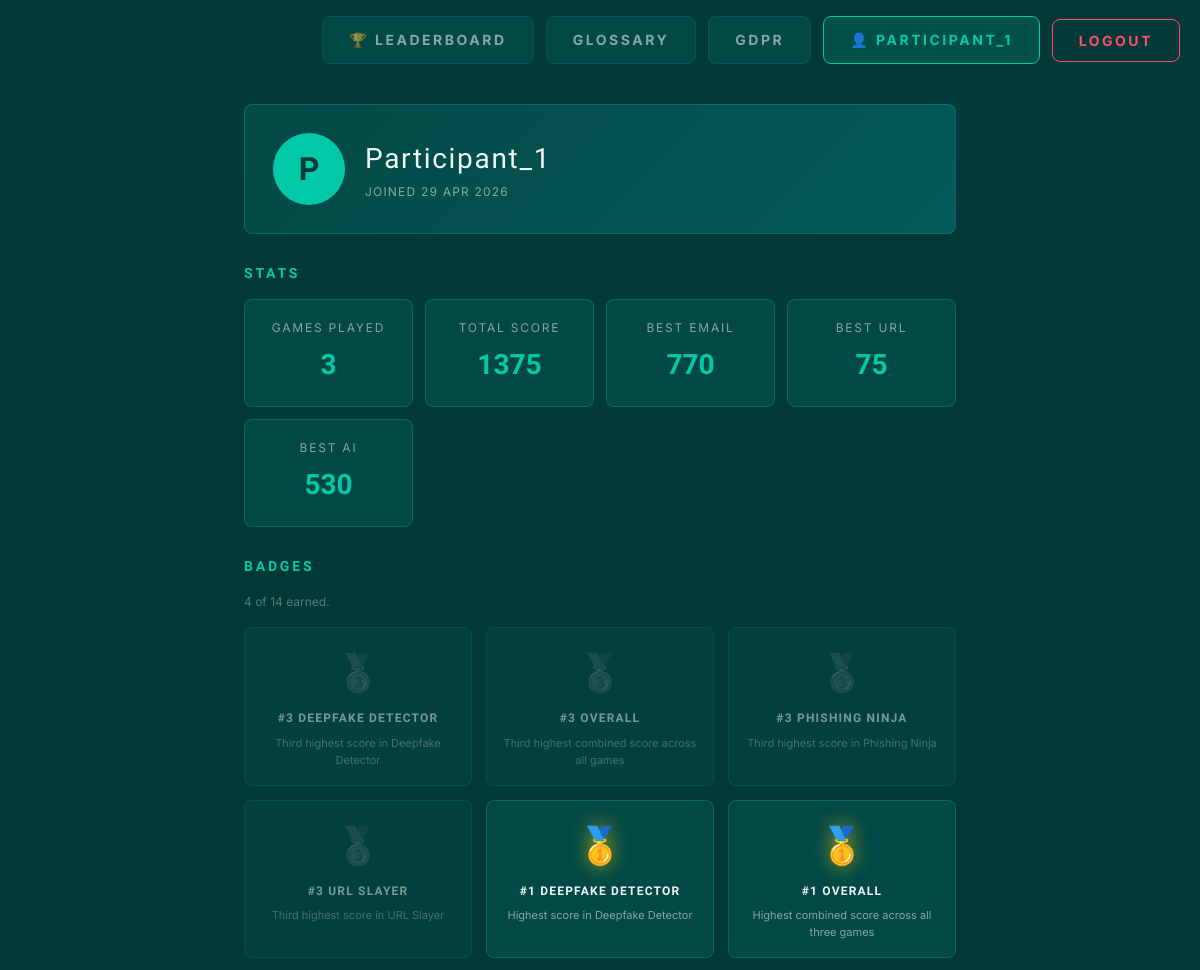
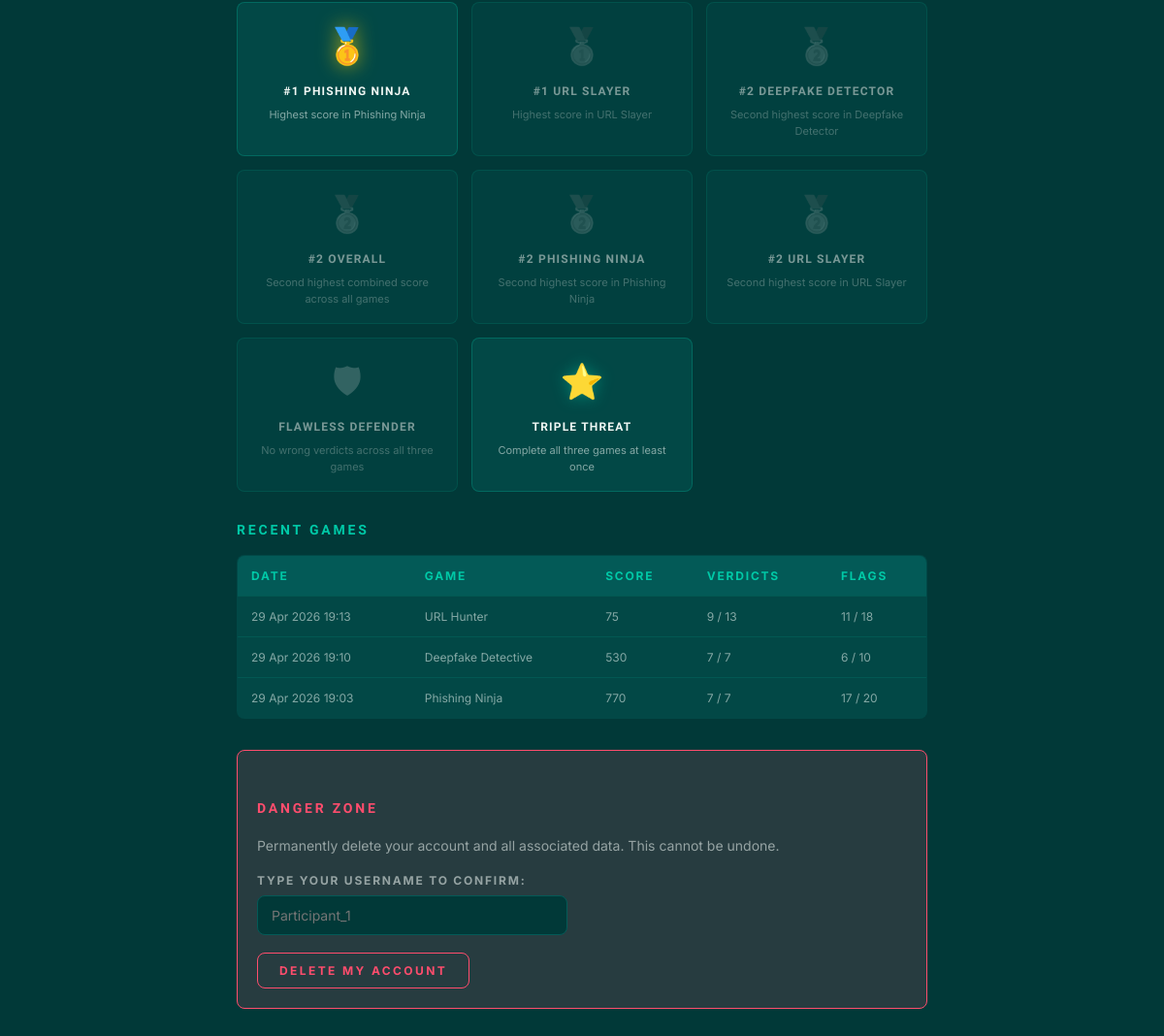
Screenshot of /profile/ (signed in) with the database file from the repository (2 pictures, top to bottom).
### game/models.py (models this page shows, shortened)
class Badge(models.Model):
    code = models.SlugField(unique=True)
    name = models.CharField(max_length=64)
    description = models.CharField(max_length=200)
    icon = models.CharField(max_length=8, default='🏅')
    tier = models.CharField(
        max_length=8,
        choices=[('bronze', 'Bronze'), ('silver', 'Silver'), ('gold', 'Gold'), ('special', 'Special')],
        default='bronze',
    )

class GameSession(models.Model):
    user  = models.ForeignKey(User, on_delete=models.CASCADE, related_name='game_sessions',
                              null=True, blank=True)
    guest = models.ForeignKey(GuestPlayer, on_delete=models.CASCADE, related_name='game_sessions',
                              null=True, blank=True)
    game = models.CharField(max_length=10, choices=GAME_CHOICES)
    score = models.IntegerField(default=0)
    correct_verdicts = models.IntegerField(default=0)
    total_scenarios  = models.IntegerField(default=0)
    flags_found      = models.IntegerField(default=0)
    flags_total      = models.IntegerField(default=0)
    completed_at = models.DateTimeField(auto_now_add=True)
    class Meta:
        ordering = ['-completed_at']
        indexes = [
            models.Index(fields=['game', '-score']),
            models.Index(fields=['-completed_at']),
        ]

### game/views.py (the view)
# urls.py: path('profile/',         views.profile_view,        name='profile'),
@login_required
def profile_view(request):
    user = request.user
    sessions = user.game_sessions.all().order_by('-completed_at')
    total_sessions = sessions.count()
    total_score    = sessions.aggregate(s=Sum('score'))['s'] or 0
    best_email     = sessions.filter(game='email').aggregate(m=Max('score'))['m'] or 0
    best_url       = sessions.filter(game='url').aggregate(m=Max('score'))['m'] or 0
    best_ai        = sessions.filter(game='ai').aggregate(m=Max('score'))['m'] or 0
    earned_badges = (
        UserBadge.objects.filter(user=user)
        .select_related('badge')
        .order_by('-earned_at')
    )
    earned_badge_ids = list(earned_badges.values_list('badge_id', flat=True))
    return render(request, 'game/profile.html', {
        'profile_user':   user,
        'sessions':       sessions[:20],
        'total_sessions': total_sessions,
        'total_score':    total_score,
        'best_email':     best_email,
        'best_url':       best_url,
        'best_ai':        best_ai,
        'earned_badges':  earned_badges,
        'all_badges':     Badge.objects.all().order_by('tier', 'name'),
        'earned_badge_ids': earned_badge_ids,
    })

### game/templates/game/profile.html (shortened to what this page needs)
{% load static %}
<!DOCTYPE html>
<html lang="en">
<head>
    <link rel="stylesheet" href="{% static 'css/style.css' %}">
</head>
<body>
    {% include 'game/navbar.html' %}
    <div class="container profile-container">
        <div class="profile-hero">
            <div class="profile-avatar">{{ profile_user.username|slice:":1"|upper }}</div>
            <div>
                <div class="profile-name">{{ profile_user.username }}</div>
                <div class="profile-meta">
                    Joined {{ profile_user.date_joined|date:"d M Y" }}
                </div>
            </div>
        </div>
        <h2>Stats</h2>
        <div class="stats-grid">
            <div class="stat-card"><div class="stat-label">Games Played</div><div class="stat-value">{{ total_sessions }}</div></div>
            <div class="stat-card"><div class="stat-label">Total Score</div> <div class="stat-value">{{ total_score }}</div></div>
            <div class="stat-card"><div class="stat-label">Best Email</div>  <div class="stat-value">{{ best_email }}</div></div>
            <div class="stat-card"><div class="stat-label">Best URL</div>    <div class="stat-value">{{ best_url }}</div></div>
            <div class="stat-card"><div class="stat-label">Best AI</div>     <div class="stat-value">{{ best_ai }}</div></div>
        </div>
        <h2>Badges</h2>
        <p style="font-size:var(--font-xs); color:var(--text-muted); margin-bottom:14px;">
            {{ earned_badges|length }} of {{ all_badges|length }} earned.
        </p>
        <div class="badges-showcase">
    {% for badge in all_badges %}
        <div class="badge-tile tier-{{ badge.tier }}{% if badge.id not in earned_badge_ids %} locked{% endif %}">
            <span class="badge-icon">{{ badge.icon }}</span>
            <div class="badge-name">{{ badge.name }}</div>
            <div class="badge-desc">{{ badge.description }}</div>
        </div>
    {% endfor %}
</div>
        <h2>Recent Games</h2>
        {% if sessions %}
        <table class="history-table">
            <thead>
                <tr><th>Date</th><th>Game</th><th>Score</th><th>Verdicts</th><th>Flags</th></tr>
            </thead>
            <tbody>
                {% for s in sessions %}
                <tr>
                    <td>{{ s.completed_at|date:"d M Y H:i" }}</td>
                    <td>{{ s.get_game_display }}</td>
                    <td>{{ s.score }}</td>
                    <td>{{ s.correct_verdicts }} / {{ s.total_scenarios }}</td>
                    <td>{{ s.flags_found }} / {{ s.flags_total }}</td>
                </tr>
                {% endfor %}
            </tbody>
        </table>
        {% else %}
        <p style="color:var(--text-dim);">No games played yet — <a href="{% url 'play_game' %}">start your first one</a>.</p>
        {% endif %}
        <div class="danger-zone">
            <h2>Danger Zone</h2>
            <p style="color:var(--text-dim); margin-bottom:14px;">
                Permanently delete your account and all associated data. This cannot be undone.
            </p>
            <form method="post" action="{% url 'delete_account' %}"
                  onsubmit="return confirm('Are you absolutely sure? This will permanently delete your account.');">
                <div class="form-group" style="max-width:320px;">
                    <label for="confirm">Type your username to confirm:</label>
                    <input type="text" name="confirm" id="confirm" placeholder="{{ profile_user.username }}" required>
                </div>
                <button type="submit" class="btn-danger">Delete My Account</button>
            </form>
        </div>
    </div>
</body>
</html>

### game/templates/game/navbar.html (shortened to what this page needs)
<div class="nav-bar">
    <a href="{% url 'leaderboard' %}" class="nav-btn">🏆 Leaderboard</a>
    <a href="{% url 'glossary' %}" class="nav-btn">Glossary</a>
    <a href="{% url 'gdpr' %}" class="nav-btn">GDPR</a>
    {% if user.is_authenticated %}
        <a href="{% url 'profile' %}" class="nav-btn profile-btn">👤 {{ user.username }}</a>
        <form action="{% url 'logout' %}" method="post" class="nav-form">
            <button type="submit" class="nav-btn logout-btn">Logout</button>
        </form>
    {% else %}
        <a href="{% url 'login' %}" class="nav-btn">Login</a>
        <a href="{% url 'register' %}" class="nav-btn">Register</a>
    {% endif %}
</div>

### rows the page displays
Badge: icon "🥉", name "#3 DEEPFAKE DETECTOR", description "Third highest score in Deepfake Detector"
Badge: icon "🥉", name "#3 OVERALL", description "Third highest combined score across all games"
Badge: icon "🥉", name "#3 PHISHING NINJA", description "Third highest score in Phishing Ninja"
Badge: icon "🥉", name "#3 URL SLAYER", description "Third highest score in URL Slayer"
Badge: icon "🥇", name "#1 DEEPFAKE DETECTOR", description "Highest score in Deepfake Detector"
Badge: icon "🥇", name "#1 OVERALL", description "Highest combined score across all three games"
Badge: icon "🥇", name "#1 PHISHING NINJA", description "Highest score in Phishing Ninja"
Badge: icon "🥇", name "#1 URL SLAYER", description "Highest score in URL Slayer"
Badge: icon "🥈", name "#2 DEEPFAKE DETECTOR", description "Second highest score in Deepfake Detector"
Badge: icon "🥈", name "#2 OVERALL", description "Second highest combined score across all games"
Badge: icon "🥈", name "#2 PHISHING NINJA", description "Second highest score in Phishing Ninja"
Badge: icon "🥈", name "#2 URL SLAYER", description "Second highest score in URL Slayer"
Badge: icon "🛡", name "FLAWLESS DEFENDER", description "No wrong verdicts across all three games"
Badge: icon "⭐", name "TRIPLE THREAT", description "Complete all three games at least once"
GameSession: completed_at "29 Apr 2026 19:13", game "URL Hunter", score "75", correct_verdicts "9", total_scenarios "13", flags_found "11", flags_total "18"
GameSession: completed_at "29 Apr 2026 19:10", game "Deepfake Detective", score "530", correct_verdicts "7", total_scenarios "7", flags_found "6", flags_total "10"
GameSession: completed_at "29 Apr 2026 19:03", game "Phishing Ninja", score "770", correct_verdicts "7", total_scenarios "7", flags_found "17", flags_total "20"

### other values shown
{{ user.username }} "PARTICIPANT_1"
{{ profile_user.username|slice:":1"|upper }} "P"
{{ profile_user.username }} "Participant_1"
{{ profile_user.date_joined|date:"d M Y" }} "29 APR 2026"
{{ total_sessions }} "3"
{{ total_score }} "1375"
{{ best_email }} "770"
{{ best_url }} "75"
{{ best_ai }} "530"
{{ earned_badges|length }} "4"
{{ all_badges|length }} "14"
